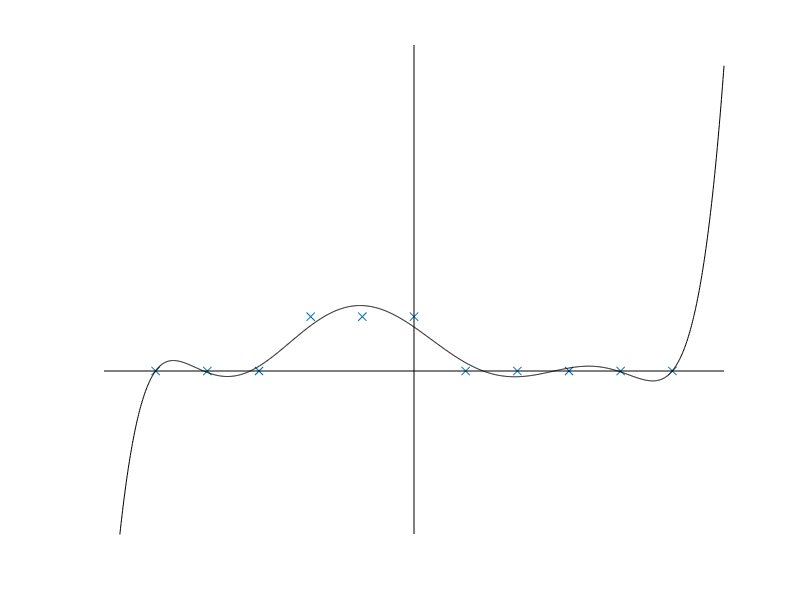

Recreate this plot in MATLAB.
t=[-5,-4,-3,-2,-1,0,1,2,3,4,5]';
b=[0,0,0,1,1,1,0,0,0,0,0]';
tt=-6:.01:6;
plot(t,b,'x'), hold on,axis off
%c=polyfit(t,b,10);
c=polyfit(t,b,7);
plot(tt,polyval(c,tt),'k')
plot([-6,6],[0,0],'k')
plot([0,0],[-3,6],'k')
xlim([-6,6])
ylim([-3,6])